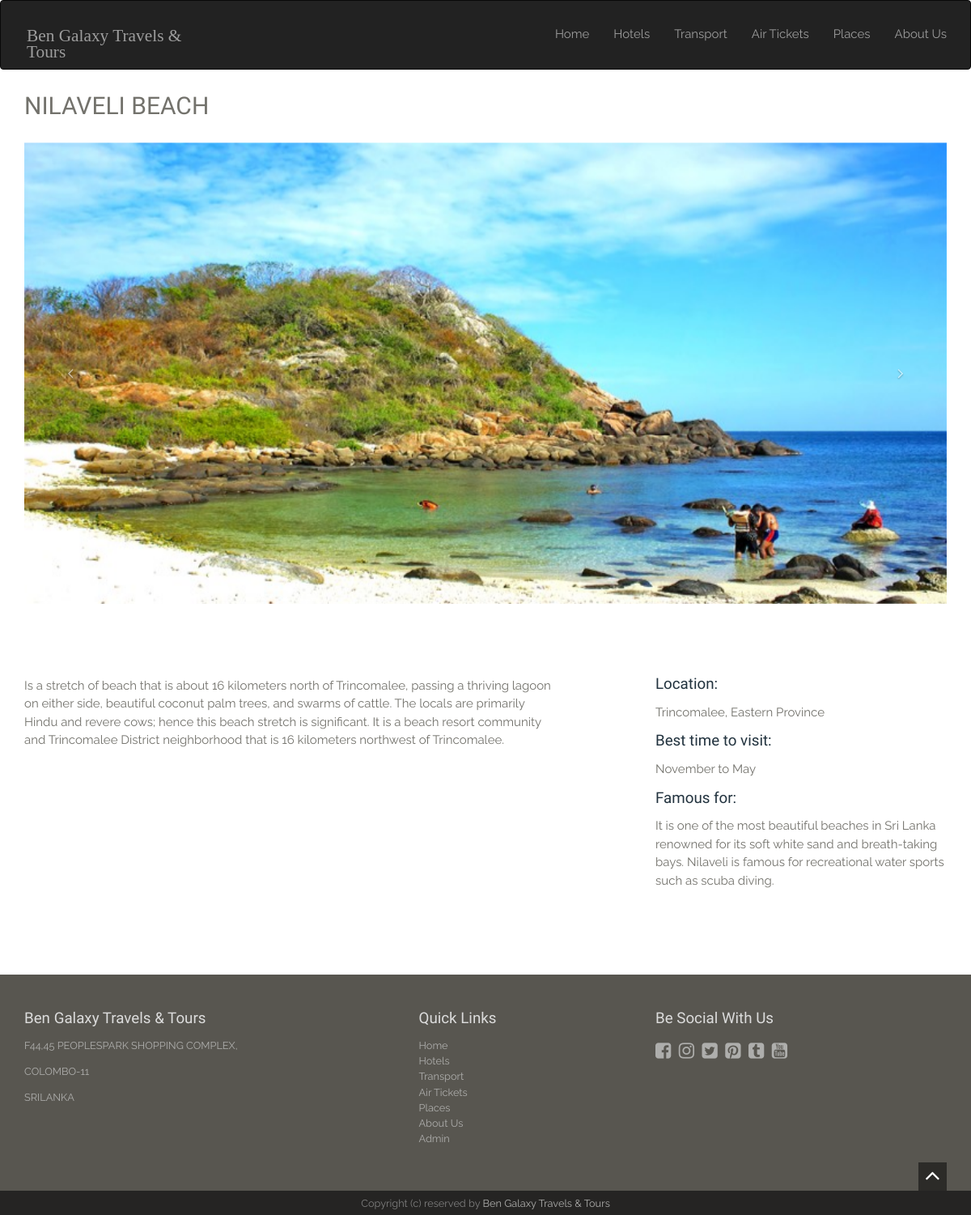
Page /places_details.php?id=7 on the committed database.
### tables this page shows
CREATE TABLE IF NOT EXISTS `placesdb` (
  `id` int NOT NULL AUTO_INCREMENT,
  `title` varchar(200) NOT NULL,
  `category` varchar(200) NOT NULL,
  `description` mediumtext NOT NULL,
  `location` varchar(1000) NOT NULL,
  `visit_time` varchar(1000) NOT NULL,
  `famous_description` varchar(10000) NOT NULL,
  `image1` varchar(50) NOT NULL,
  `image2` varchar(50) NOT NULL,
  `image3` varchar(50) NOT NULL,
  `image4` varchar(50) NOT NULL,
  PRIMARY KEY (`id`)
);

### places_details.php (the view, shortened to what this page needs)
<?php include 'header.php';?>
<?php
    require_once('db.php');
    if(isset($_GET['id'])){
        $id = $_GET['id'];
        $q = "SELECT * FROM placesdb WHERE placesdb.id = $id";
        $run = mysqli_query($con, $q);
        $row = mysqli_fetch_array($run);
    }
?>
<div class="container">
<h1 class="title"><?php echo strtoupper( $row['title']); ?></h1>
            <div id="RoomDetails" class="carousel slide" data-ride="carousel">
                <div class="carousel-inner">
                <div class="item active"><img src="images/photos/<?php echo $row['image1']; ?>" class="img-responsive" alt="slide"></div>
                </div>
                <a class="left carousel-control" href="#RoomDetails" role="button" data-slide="prev"><i class="fa fa-angle-left"></i></a>
                <a class="right carousel-control" href="#RoomDetails" role="button" data-slide="next"><i class="fa fa-angle-right"></i></a>
            </div>
<div class="room-features spacer">
  <div class="row">
    <div class="col-sm-12 col-md-7">
    <p><?php echo $row['description']; ?></p>
    </div>
	 <div class="col-sm-6 col-md-1 amenitites">
	  </div>
    <div class="col-sm-6 col-md-4 amenitites">
    <h4 style="color:#21323E;">Location:</h4>
    <p> <?php echo $row['location']; ?> </p>
	<h4 style="color: #21323E;">Best time to visit:</h4>
    <p> <?php echo $row['visit_time']; ?> </p>
	<h4 style="color: #21323E;">Famous for:</h4>
    <p> <?php echo $row['famous_description']; ?> </p>
    </div>
  </div>
</div>
</div>
<?php include 'footer.php';?>

### assets/style.css (style rules this page uses)
body { background-color: #fff;font-family: 'Raleway', sans-serif;font-size: 15px;line-height: 15px; color: #73726C; }
.btn,a,a:hover { text-decoration: none;-webkit-transition: all 0.3s ease-in-out;-moz-transition: all 0.3s ease-in-out;-ms-transition: all 0.3s ease-in-out;-o-transition: all 0.3s ease-in-out;transition: all 0.3s ease-in-out;outline:0 ; }
h1,h2,h3,h4,h5,h6 { font-family:'Old Standard TT', serif;line-height: 1em;margin: 0; }
h1 { font-size: 5em; }
h1.title,h2 { font-size: 2em;line-height: 3em; }
h4 { font-size: 1.25em; margin-bottom: 0.75em; }
p { margin-bottom: 1em;line-height: 1.5em; }
.spacer { padding:6em 0; }
.carousel-control { width: 10%;background: none !important; }
.carousel-control i.fa { position: absolute;left: 0;right: 0;top: 50%;margin-top: -10px; }
.carousel img { width: 100%; }

### rows in the picture
placesdb: title "NILAVELI BEACH", image1 (picture), description "Is a stretch of beach that is about 16 kilometers north of Trincomalee, passing a thriving lagoon on either side, beautiful coconut palm trees, and swarms of cattle. The locals are primarily Hindu and revere cows; hence this beach stretch is significant. It is a beach resort community and Trincomalee District neighborhood that is 16 kilometers northwest of Trincomalee.", location "Trincomalee, Eastern Province", visit_time "November to May", famous_description "It is one of the most beautiful beaches in Sri Lanka renowned for its soft white sand and breath-taking bays. Nilaveli is famous for recreational water sports such as scuba diving."
